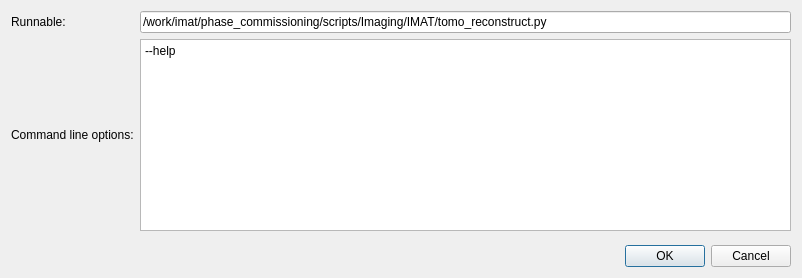
<?xml version="1.0" encoding="UTF-8"?>
<ui version="4.0">
 <class>TomoToolConfigCustom</class>
 <widget class="QDialog" name="TomoToolConfigCustom">
  <property name="geometry">
   <rect>
    <x>0</x>
    <y>0</y>
    <width>802</width>
    <height>278</height>
   </rect>
  </property>
  <property name="windowTitle">
   <string>Custom tool configuration</string>
  </property>
  <layout class="QGridLayout" name="gridLayout_2">
   <item row="0" column="0">
    <layout class="QGridLayout" name="gridLayout">
     <item row="0" column="0">
      <widget class="QLabel" name="label_runnable">
       <property name="text">
        <string>Runnable:</string>
       </property>
      </widget>
     </item>
     <item row="0" column="2">
      <widget class="QLineEdit" name="lineEdit_runnable">
       <property name="toolTip">
        <string>Script or binary that can run on the remote environment</string>
       </property>
       <property name="text">
        <string>/work/imat/phase_commissioning/scripts/Imaging/IMAT/tomo_reconstruct.py</string>
       </property>
      </widget>
     </item>
     <item row="1" column="0" colspan="2">
      <widget class="QLabel" name="label_cli_options">
       <property name="sizePolicy">
        <sizepolicy hsizetype="Preferred" vsizetype="Fixed">
         <horstretch>0</horstretch>
         <verstretch>0</verstretch>
        </sizepolicy>
       </property>
       <property name="text">
        <string>Command line options:</string>
       </property>
      </widget>
     </item>
     <item row="1" column="2">
      <widget class="QTextEdit" name="textEdit_cl_opts">
       <property name="sizePolicy">
        <sizepolicy hsizetype="Minimum" vsizetype="Fixed">
         <horstretch>0</horstretch>
         <verstretch>0</verstretch>
        </sizepolicy>
       </property>
       <property name="toolTip">
        <string>Command line options to the script or binary</string>
       </property>
       <property name="html">
        <string>&lt;!DOCTYPE HTML PUBLIC &quot;-//W3C//DTD HTML 4.0//EN&quot; &quot;http://www.w3.org/TR/REC-html40/strict.dtd&quot;&gt;
&lt;html&gt;&lt;head&gt;&lt;meta name=&quot;qrichtext&quot; content=&quot;1&quot; /&gt;&lt;style type=&quot;text/css&quot;&gt;
p, li { white-space: pre-wrap; }
&lt;/style&gt;&lt;/head&gt;&lt;body style=&quot; font-family:'Sans Serif'; font-size:9pt; font-weight:400; font-style:normal;&quot;&gt;
&lt;p style=&quot; margin-top:0px; margin-bottom:0px; margin-left:0px; margin-right:0px; -qt-block-indent:0; text-indent:0px;&quot;&gt;--help&lt;/p&gt;&lt;/body&gt;&lt;/html&gt;</string>
       </property>
      </widget>
     </item>
     <item row="2" column="1" colspan="2">
      <layout class="QVBoxLayout" name="verticalLayout">
       <item>
        <spacer name="verticalSpacer">
         <property name="orientation">
          <enum>Qt::Vertical</enum>
         </property>
         <property name="sizeHint" stdset="0">
          <size>
           <width>20</width>
           <height>17</height>
          </size>
         </property>
        </spacer>
       </item>
       <item>
        <widget class="QDialogButtonBox" name="buttonBox">
         <property name="orientation">
          <enum>Qt::Horizontal</enum>
         </property>
         <property name="standardButtons">
          <set>QDialogButtonBox::Cancel|QDialogButtonBox::Ok</set>
         </property>
        </widget>
       </item>
      </layout>
     </item>
    </layout>
   </item>
  </layout>
 </widget>
 <resources/>
 <connections>
  <connection>
   <sender>buttonBox</sender>
   <signal>accepted()</signal>
   <receiver>TomoToolConfigCustom</receiver>
   <slot>accept()</slot>
   <hints>
    <hint type="sourcelabel">
     <x>248</x>
     <y>254</y>
    </hint>
    <hint type="destinationlabel">
     <x>157</x>
     <y>274</y>
    </hint>
   </hints>
  </connection>
  <connection>
   <sender>buttonBox</sender>
   <signal>rejected()</signal>
   <receiver>TomoToolConfigCustom</receiver>
   <slot>reject()</slot>
   <hints>
    <hint type="sourcelabel">
     <x>316</x>
     <y>260</y>
    </hint>
    <hint type="destinationlabel">
     <x>286</x>
     <y>274</y>
    </hint>
   </hints>
  </connection>
 </connections>
</ui>
